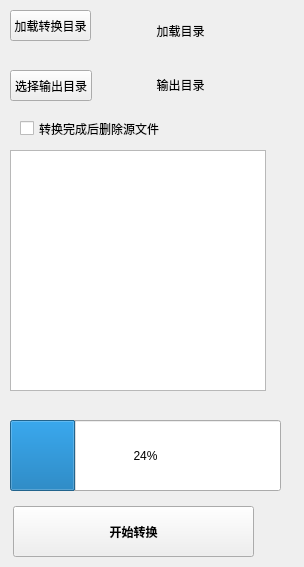
<?xml version="1.0" encoding="UTF-8"?>
<ui version="4.0">
 <class>Form</class>
 <widget class="QWidget" name="Form">
  <property name="geometry">
   <rect>
    <x>0</x>
    <y>0</y>
    <width>304</width>
    <height>567</height>
   </rect>
  </property>
  <property name="font">
   <font>
    <weight>50</weight>
    <italic>false</italic>
    <bold>false</bold>
   </font>
  </property>
  <property name="windowTitle">
   <string>b站视频转换</string>
  </property>
  <widget class="QProgressBar" name="progress_convert">
   <property name="geometry">
    <rect>
     <x>10</x>
     <y>420</y>
     <width>271</width>
     <height>71</height>
    </rect>
   </property>
   <property name="value">
    <number>24</number>
   </property>
  </widget>
  <widget class="QLabel" name="label_dir_out">
   <property name="geometry">
    <rect>
     <x>100</x>
     <y>69</y>
     <width>161</width>
     <height>31</height>
    </rect>
   </property>
   <property name="maximumSize">
    <size>
     <width>161</width>
     <height>31</height>
    </size>
   </property>
   <property name="text">
    <string>输出目录</string>
   </property>
   <property name="alignment">
    <set>Qt::AlignCenter</set>
   </property>
  </widget>
  <widget class="QPushButton" name="btn_choice_out">
   <property name="geometry">
    <rect>
     <x>10</x>
     <y>70</y>
     <width>82</width>
     <height>31</height>
    </rect>
   </property>
   <property name="maximumSize">
    <size>
     <width>91</width>
     <height>31</height>
    </size>
   </property>
   <property name="toolTip">
    <string>选择要转码的视频文件目录</string>
   </property>
   <property name="autoFillBackground">
    <bool>false</bool>
   </property>
   <property name="text">
    <string>选择输出目录</string>
   </property>
  </widget>
  <widget class="QPushButton" name="btn_choice_load">
   <property name="geometry">
    <rect>
     <x>10</x>
     <y>10</y>
     <width>81</width>
     <height>31</height>
    </rect>
   </property>
   <property name="sizePolicy">
    <sizepolicy hsizetype="Fixed" vsizetype="Expanding">
     <horstretch>0</horstretch>
     <verstretch>0</verstretch>
    </sizepolicy>
   </property>
   <property name="maximumSize">
    <size>
     <width>91</width>
     <height>31</height>
    </size>
   </property>
   <property name="toolTip">
    <string>选择要转码的视频文件目录</string>
   </property>
   <property name="autoFillBackground">
    <bool>false</bool>
   </property>
   <property name="text">
    <string>加载转换目录</string>
   </property>
  </widget>
  <widget class="QLabel" name="label_dir_load">
   <property name="geometry">
    <rect>
     <x>100</x>
     <y>15</y>
     <width>161</width>
     <height>31</height>
    </rect>
   </property>
   <property name="maximumSize">
    <size>
     <width>161</width>
     <height>31</height>
    </size>
   </property>
   <property name="text">
    <string>加载目录</string>
   </property>
   <property name="alignment">
    <set>Qt::AlignCenter</set>
   </property>
  </widget>
  <widget class="QListView" name="list_file">
   <property name="geometry">
    <rect>
     <x>10</x>
     <y>150</y>
     <width>256</width>
     <height>241</height>
    </rect>
   </property>
   <property name="maximumSize">
    <size>
     <width>256</width>
     <height>281</height>
    </size>
   </property>
  </widget>
  <widget class="QPushButton" name="btn_go">
   <property name="geometry">
    <rect>
     <x>13</x>
     <y>506</y>
     <width>241</width>
     <height>51</height>
    </rect>
   </property>
   <property name="sizePolicy">
    <sizepolicy hsizetype="Expanding" vsizetype="Expanding">
     <horstretch>0</horstretch>
     <verstretch>0</verstretch>
    </sizepolicy>
   </property>
   <property name="maximumSize">
    <size>
     <width>300</width>
     <height>75</height>
    </size>
   </property>
   <property name="font">
    <font>
     <weight>75</weight>
     <italic>false</italic>
     <bold>true</bold>
     <strikeout>false</strikeout>
    </font>
   </property>
   <property name="cursor">
    <cursorShape>OpenHandCursor</cursorShape>
   </property>
   <property name="text">
    <string>开始转换</string>
   </property>
  </widget>
  <widget class="QCheckBox" name="chk_delete_source">
   <property name="geometry">
    <rect>
     <x>20</x>
     <y>120</y>
     <width>241</width>
     <height>17</height>
    </rect>
   </property>
   <property name="text">
    <string>转换完成后删除源文件</string>
   </property>
  </widget>
 </widget>
 <resources/>
 <connections/>
</ui>
